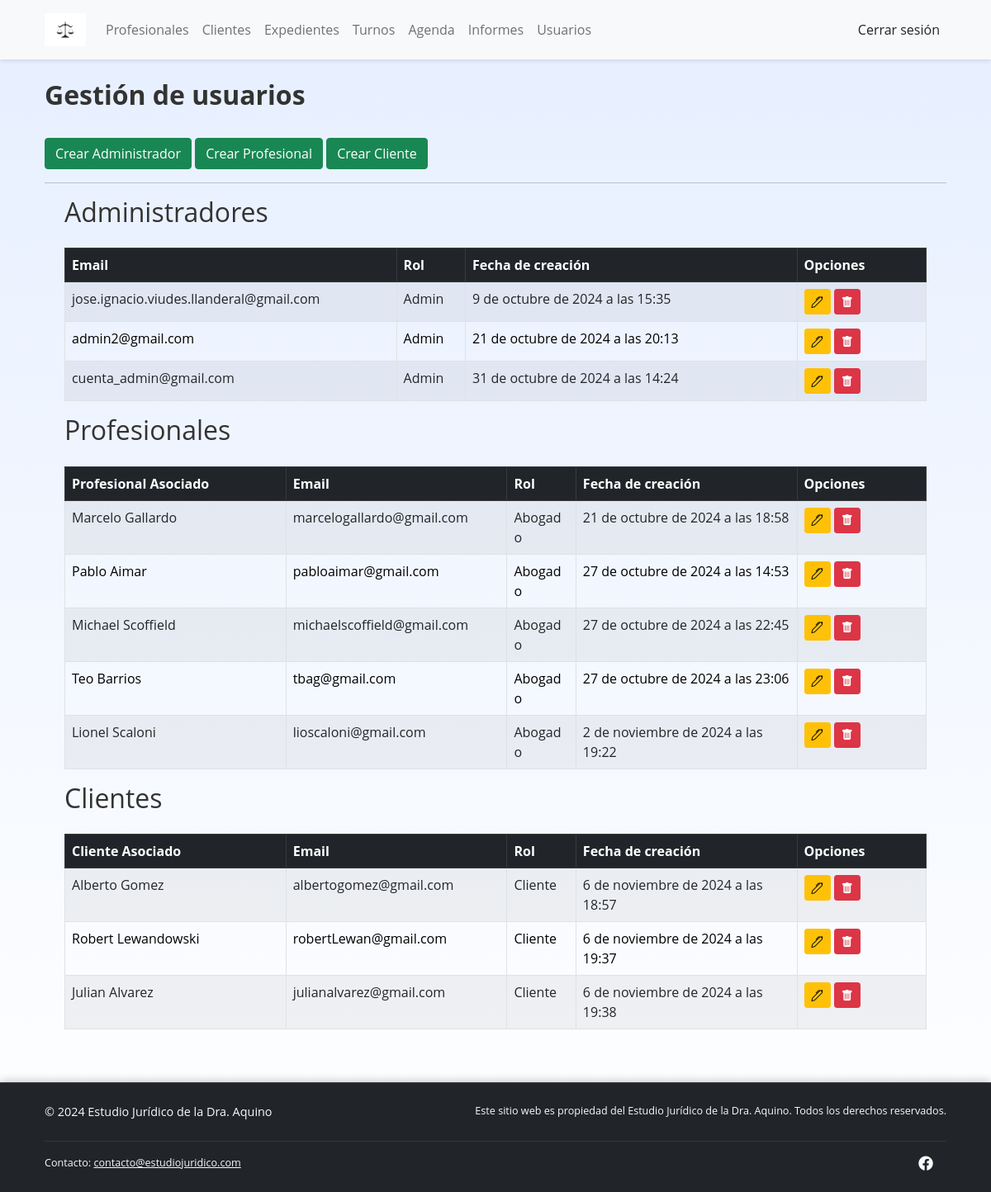
The app's page /usuarios/ (signed in), older data.
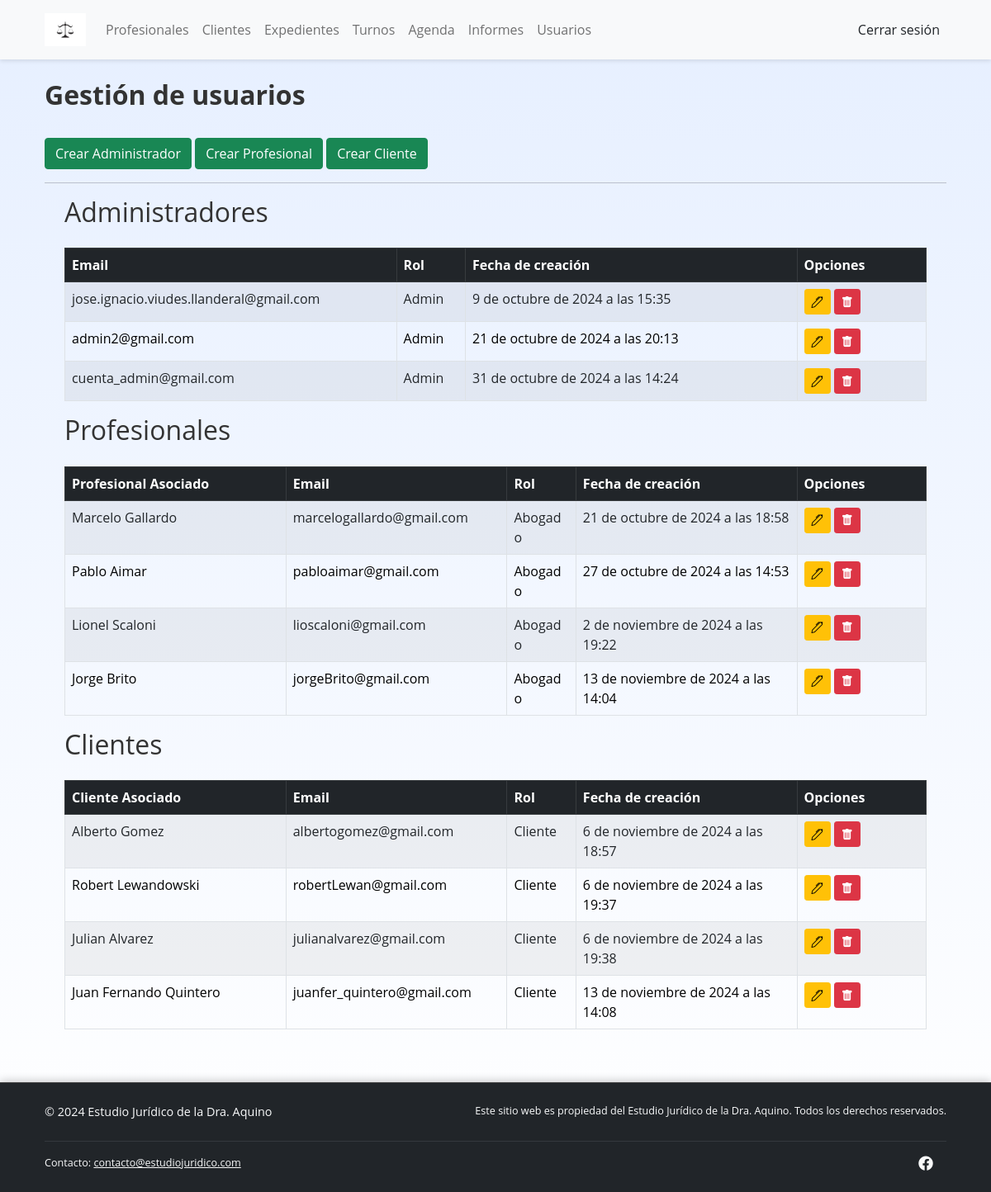
The same page, newer data.
### usuarios/models.py (models this page shows, shortened)
class Usuario(AbstractUser):
    cliente = models.OneToOneField(Cliente, on_delete=models.CASCADE, null=True, blank=True)
    profesional = models.OneToOneField(Profesional, on_delete=models.CASCADE, null=True, blank=True)
    email = models.EmailField(unique=True, default=None)
    rol = models.CharField(max_length=15, choices=ROLES)
    fecha_ingreso = models.DateTimeField(auto_now_add=True, null=True)
    USERNAME_FIELD = 'email'
    REQUIRED_FIELDS = ['username']  # Puedes incluir otros campos si es necesario
    class Meta:
        verbose_name = 'Usuario'
        verbose_name_plural = 'Usuarios'

### profesionales/models.py (models this page shows, shortened)
class Profesional(models.Model):
    nombre = models.CharField(max_length=60)
    apellido = models.CharField(max_length=60)
    dni = models.CharField('DNI', max_length=8, primary_key=True, unique=True, validators=[validar_dni])  # PK y de valor único
    idMatriculaProf = models.CharField('Nº de matricula del profesional', max_length=50, unique=True)
    foto = models.ImageField('Foto', upload_to='images/', null=True, blank=True)
    especialidad = models.CharField(max_length=200, choices=ESPECIALIDADES, null=True, blank=True)
    estado = models.BooleanField(default=True)
    fecha_ingreso = models.DateField('Fecha de ingreso')
    fecha_egreso = models.DateField('Fecha de egreso', null=True, blank=True)
    motivo_egreso = models.TextField('Motivo de egreso', max_length=250, null=True, blank=True)
    domicilio = models.CharField(max_length=250, null=True, blank=True)
    cod_postal = models.CharField('Codigo Postal', max_length=4, null=True, blank=True)
    telefono = models.CharField(max_length=10, null=True, validators=[validar_telefono])
    email = models.EmailField(max_length=250, null=True, blank=True)
    class Meta:
        verbose_name_plural = 'Profesionales'
    @property
    def full_name(self):
        return f"{self.nombre} {self.apellido}"

### clientes/models.py (models this page shows, shortened)
class Cliente(models.Model):
    nombre = models.CharField(max_length=60)
    apellido = models.CharField(max_length=60)
    dni = models.CharField('DNI', max_length=8, primary_key=True, unique=True, validators=[validar_dni])  # PK y de valor único
    estado = models.BooleanField(default=True)
    fecha_ingreso = models.DateField('Fecha de ingreso')
    fecha_nacimiento = models.DateField('Fecha de nacimiento', blank=True, null=True)
    nacionalidad = models.CharField('Nacionalidad', max_length=50)
    ocupacion = models.CharField('Ocupación', max_length=50, blank=True, null=True)
    lugar_laboral = models.CharField('Lugar laboral', max_length=100, blank=True, null=True)
    años_aportes = models.IntegerField('Años de aportes', default=None, blank=True, null=True)
    domicilio = models.CharField(max_length=250, null=True, blank=True)
    cod_postal = models.CharField('Codigo postal', max_length=4, null=True, blank=True, validators=[validar_codPostal])
    telefono = models.CharField(max_length=10, null=True, validators=[validar_telefono])
    email = models.EmailField(max_length=250, null=True, blank=True)
    @property
    def full_name(self):
        return f"{self.nombre} {self.apellido}"

### usuarios/views.py (the view)
# urls.py: path("", ListUsuarios.as_view(), name="usuarios"),
class ListUsuarios(LoginRequiredMixin, AdminRequiredMixin, ListView):
    model = Usuario
    template_name = 'usuarios/usuarios.html'
    context_object_name = 'usuarios'
    paginate_by = 10
    def get_context_data(self, **kwargs):
        context = super().get_context_data(**kwargs)
        context['clientes'] = Usuario.objects.filter(rol='Cliente').select_related('cliente')
        context['profesionales'] = Usuario.objects.filter(rol='Abogado').select_related('profesional')  # Cambiado a 'profesional'
        context['admins'] = Usuario.objects.filter(rol='Admin')
        return context

### usuarios/views.py (called while the page is built)
    def test_func(self):
        return self.request.user.rol == 'Admin'

### usuarios/templates/usuarios/usuarios.html (shortened to what this page needs)
{% extends 'main.html' %}
{% block content %}
<br>
<h2 class="text-start"><strong>Gestión de usuarios</strong></h2>
<br>
<div class="botones-crear mb-3">
    <a href="{% url 'crear_administrador' %}" class="btn btn-success">Crear Administrador</a>
    <a href="{% url 'crear_profesional' %}" class="btn btn-success">Crear Profesional</a>
    <a href="{% url 'crear_cliente' %}" class="btn btn-success">Crear Cliente</a>
</div>
<hr>
<div class="container">
    <h2 class="mb-4">Administradores</h2>
    <table class="table table-striped table-bordered">
        <thead class="table-dark">
            <tr>
                <th>Email</th>
                <th class="col-rol">Rol</th>
                <th>Fecha de creación</th>
                <th class="col-opciones">Opciones</th>
            </tr>
        </thead>
        <tbody>
            {% for usuario in admins %}
            <tr>
                <td>{{ usuario.email }}</td>
                <td class="col-rol">{{ usuario.rol }}</td>
                <td>{{ usuario.fecha_ingreso }}</td>
                <td class="col-opciones">
                    <a href="{% url 'actualizar-usuario' usuario.pk %}" class="btn btn-warning btn-sm">
                        <i class="bi bi-pen"></i>
                    </a>
                    <a href="{% url 'eliminar-usuario' usuario.pk %}" class="btn btn-danger btn-sm">
                        <i class="bi bi-trash-fill"></i>
                    </a>
                </td>
            </tr>
            {% endfor %}
        </tbody>
    </table>
    <h2 class="mb-4">Profesionales</h2>
    <table class="table table-striped table-bordered">
        <thead class="table-dark">
            <tr>
                <th>Profesional Asociado</th>
                <th>Email</th>
                <th class="col-rol">Rol</th>
                <th>Fecha de creación</th>
                <th class="col-opciones">Opciones</th>
            </tr>
        </thead>
        <tbody>
            {% for usuario in profesionales %}
            <tr>
                <td>{{ usuario.profesional.full_name }}</td>
                <td>{{ usuario.email }}</td>
                <td class="col-rol">{{ usuario.rol }}</td>
                <td>{{ usuario.fecha_ingreso }}</td>
                <td class="col-opciones">
                    <a href="{% url 'actualizar-usuario' usuario.pk %}" class="btn btn-warning btn-sm">
                        <i class="bi bi-pen"></i>
                    </a>
                    <a href="{% url 'eliminar-usuario' usuario.pk %}" class="btn btn-danger btn-sm">
                        <i class="bi bi-trash-fill"></i>
                    </a>
                </td>
            </tr>
            {% endfor %}
        </tbody>
    </table>
    <h2 class="mb-4">Clientes</h2>
    <table class="table table-striped table-bordered">
        <thead class="table-dark">
            <tr>
                <th>Cliente Asociado</th>
                <th>Email</th>
                <th class="col-rol">Rol</th>
                <th>Fecha de creación</th>
                <th class="col-opciones">Opciones</th>
            </tr>
        </thead>
        <tbody>
            {% for usuario in clientes %}
            <tr>
                <td>{{ usuario.cliente.full_name }}</td>
                <td>{{ usuario.email }}</td>
                <td class="col-rol">{{ usuario.rol }}</td>
                <td>{{ usuario.fecha_ingreso }}</td>
                <td class="col-opciones">
                    <a href="{% url 'actualizar-usuario' usuario.pk %}" class="btn btn-warning btn-sm">
                        <i class="bi bi-pen"></i>
                    </a>
                    <a href="{% url 'eliminar-usuario' usuario.pk %}" class="btn btn-danger btn-sm">
                        <i class="bi bi-trash-fill"></i>
                    </a>
                </td>
            </tr>
            {% endfor %}
        </tbody>
    </table>
</div>
{% endblock content %}

### templates/main.html (shortened to what this page needs)
<!DOCTYPE html>
{% load static %}
<html lang="es">
<head>
    <link rel="stylesheet" href="https://cdnjs.cloudflare.com/ajax/libs/font-awesome/6.0.0-beta3/css/all.min.css">
    <link href="https://cdn.jsdelivr.net/npm/bootstrap@5.3.3/dist/css/bootstrap.min.css" rel="stylesheet"
>
    <link rel="stylesheet" href="https://cdn.jsdelivr.net/npm/bootstrap-icons@1.10.5/font/bootstrap-icons.css">
    <link href="https://stackpath.bootstrapcdn.com/bootstrap/5.0.0-alpha1/css/bootstrap.min.css" rel="stylesheet">
    <link href="https://cdnjs.cloudflare.com/ajax/libs/font-awesome/6.0.0-beta3/css/all.min.css" rel="stylesheet">
    <link rel="stylesheet" href="{% static 'styles/app.css' %}">
</head>
<body class="d-flex flex-column min-vh-100">
    {% include 'navbar.html' %}
    <div class="container flex-grow-1">
        {% block content %}
        {% endblock content %}
    </div>
    {% include "footer.html" %}
</body>
</html>

### templates/navbar.html (shortened to what this page needs)
{% load static %}
{% block content %}
<header class="header">
    <nav class="navbar navbar-expand-lg navbar-light bg-light">
        <div class="container">
            <a class="navbar-brand" href="{% url 'index' %}" title="Inicio">
                <img src="{% static 'images/07-01.jpg' %}" alt="EstudioJuridicoLogo" style="height: 40px;">
            </a>
            <div class="collapse navbar-collapse" id="navbarSupportedContent">
                <ul class="navbar-nav me-auto mb-2 mb-lg-0">
                    {% if user.is_authenticated %}
                        {% if request.user.rol == "Admin" %}
                            <li class="nav-item">
                                <a class="nav-link" href="{% url 'profesionales' %}">Profesionales</a>
                            </li>
                        {% endif %}
                        {% if request.user.rol == "Admin" or request.user.rol == "Abogado" %}
                            <li class="nav-item">
                                <a class="nav-link" href="{% url 'clientes' %}">Clientes</a>
                            </li>
                        {% endif %}
                        {% if request.user.rol == "Admin" or request.user.rol == "Abogado" %}
                            <li class="nav-item">
                                <a class="nav-link" href="{% url 'expedientes' %}">Expedientes</a>
                            </li>
                        {% endif %}
                        {% if request.user.rol == "Admin" or request.user.rol == "Abogado" %}
                        <li class="nav-item">
                            <a class="nav-link" href="{% url 'turnos' %}">Turnos</a>
                        </li>
                        {% endif %}
                        {% if request.user.rol == "Admin" or request.user.rol == "Abogado" %}
                            <li class="nav-item">
                                <a class="nav-link" href="{% url 'agenda' %}">Agenda</a>
                            </li>
                        {% endif %}
                        {% if request.user.rol == "Admin" or request.user.rol == "Abogado" %}
                            <li class="nav-item">
                                <a class="nav-link" href="{% url 'informes' %}">Informes</a>
                            </li>
                        {% endif %}
                        {% if request.user.rol == 'Admin' %}
                            <li class="nav-item">
                                <a class="nav-link" href="{% url 'usuarios' %}">Usuarios</a>
                            </li>
                        {% endif %}
                    {% endif %}
                </ul>
                <ul class="navbar-nav ms-auto mb-2 mb-lg-0">
                    {% if user.is_authenticated %}
                        <li class="nav-item">
                            <a class="nav-link text-dark" href="{% url 'logout' %}">Cerrar sesión</a>
                        </li>
                    {% else %}
                        <li class="nav-item">
                            <a class="nav-link text-dark" href="{% url 'login' %}">Ingresar</a>
                        </li>
                    {% endif %}
                </ul>
            </div>
        </div>
    </nav>
</header>
{% endblock content %}

### templates/footer.html (shortened to what this page needs)
{% load static %}
{% block content %}
<footer class="bg-dark text-light mt-5 pt-4 pb-4">
    <div class="container">
        <div class="row align-items-center mb-4 text-center text-md-start">
            <div class="col-md-4">
                <p class="mb-0">&copy; 2024 Estudio Jurídico de la Dra. Aquino</p>
            </div>
            <div class="col-md-8 text-md-end">
                <p class="small mb-0">Este sitio web es propiedad del Estudio Jurídico de la Dra. Aquino. Todos los derechos reservados.</p>
            </div>
        </div>
        <hr class="bg-secondary">
        <div class="row justify-content-between align-items-center">
            <div class="col-md-6 text-center text-md-start">
                <p class="small mb-0">Contacto:
                    <a href="mailto:contacto@estudiojuridico.com" class="text-light text-decoration-underline">
                        contacto@estudiojuridico.com
                    </a>
                </p>
            </div>
            <div class="col-md-6 text-center text-md-end">
                <a href="#" class="text-light mx-2"></a>
            </div>
        </div>
    </div>
</footer>
{% endblock content %}

### static/styles/app.css (style rules this page uses)
.navbar-light { background-color: #ffffff; box-shadow: 0px 2px 5px rgba(0, 0, 0, 0.1); padding-top: 0.7rem; padding-bottom: 0.7rem; }
.navbar-light .navbar-brand img { height: 45px; transition: transform 0.3s ease; }
.navbar-light .nav-link { color: #34495e; font-weight: 500; transition: color 0.3s ease; }
footer { background-color: #222; color: #ccc; font-size: 0.9rem; box-shadow: 0 -2px 10px rgba(0, 0, 0, 0.2); border-top: 1px solid #444; }
footer a { color: #f8f9fa; text-decoration: none; }
table { table-layout: fixed; width: 100%; }
.col-rol { width: 8%; white-space: nowrap; }
.col-opciones { width: 15%; white-space: nowrap; }
table th, table td { white-space: nowrap; text-overflow: ellipsis; overflow: hidden; }
table.table td { white-space: normal; word-wrap: break-word; max-width: 200px; vertical-align: top; }
body { background: linear-gradient(to bottom, #e6efff, #ffffff); background-attachment: fixed; font-family: 'Open Sans', sans-serif; color: #333; }

Row changes from the older to the newer data that the page shows:
removed Usuario: profesional.full_name "Michael Scoffield", email "michaelscoffield@gmail.com", rol "Abogado", fecha_ingreso "27 de octubre de 2024 a las 22:45", shown under "Profesionales"
removed Usuario: profesional.full_name "Teo Barrios", email "tbag@gmail.com", rol "Abogado", fecha_ingreso "27 de octubre de 2024 a las 23:06", shown under "Profesionales"
added Usuario: profesional.full_name "Jorge Brito", email "jorgeBrito@gmail.com", rol "Abogado", fecha_ingreso "13 de noviembre de 2024 a las 14:04", shown under "Profesionales"
added Usuario: cliente.full_name "Juan Fernando Quintero", email "juanfer_quintero@gmail.com", rol "Cliente", fecha_ingreso "13 de noviembre de 2024 a las 14:08", shown under "Clientes"
